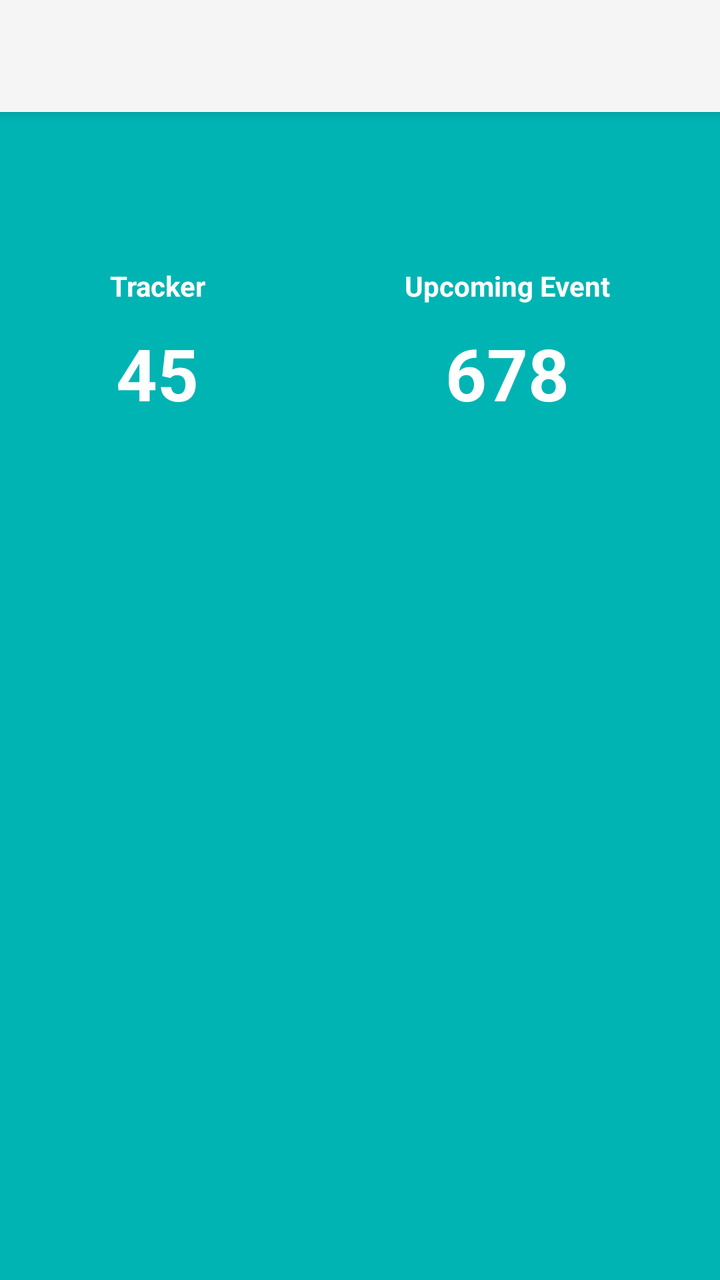
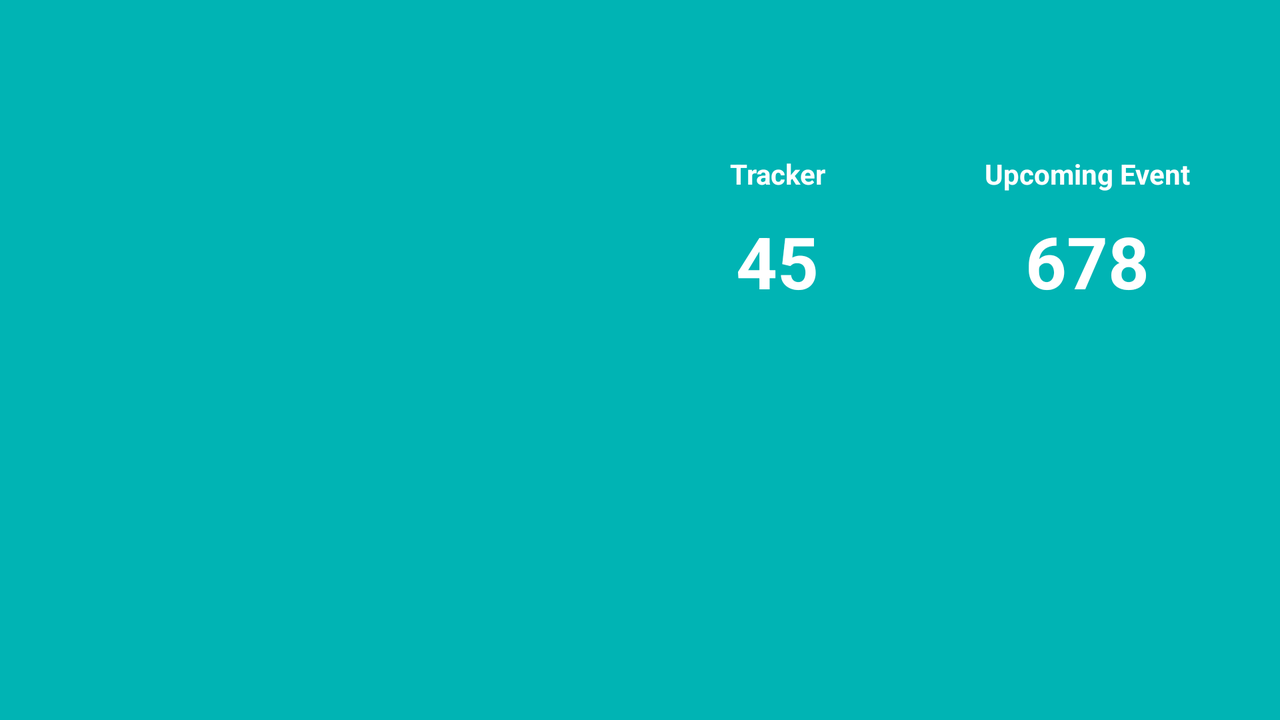

Two renders of one Android screen. The first uses the default layout on a phone; the second uses the alternative layout the repository ships for a different screen configuration, on a matching device. The two XML files are below.
<!-- AndroidManifest.xml: activity theme DetailTheme.NoActionBar -->
<!-- res/layout/activity_artist_detail.xml -->
<?xml version="1.0" encoding="utf-8"?>
<android.support.design.widget.CoordinatorLayout
    android:id="@+id/coordinator_layout"
    xmlns:android="http://schemas.android.com/apk/res/android"
    xmlns:app="http://schemas.android.com/apk/res-auto"
    xmlns:tools="http://schemas.android.com/tools"
    android:layout_width="match_parent"
    android:layout_height="match_parent"
    android:background="@color/colorPrimary"
    tools:context="com.patrickwallin.projects.bandsintown_demo.ArtistDetailActivity">

    <android.support.design.widget.AppBarLayout
        android:id="@+id/app_bar"
        android:theme="@style/AppTheme.AppBarOverlay"
        android:fitsSystemWindows="true"
        android:layout_width="match_parent"
        android:layout_height="wrap_content">

        <android.support.design.widget.CollapsingToolbarLayout
            android:id="@+id/collapsing_toolbar_layout"
            android:layout_width="match_parent"
            android:layout_height="wrap_content"
            app:expandedTitleTextAppearance="@android:color/transparent"
            app:layout_scrollFlags="scroll|exitUntilCollapsed">

            <ImageView
                android:id="@+id/artist_full_image_view"
                android:transitionName="@string/image_transition"
                android:layout_width="match_parent"
                android:layout_height="match_parent"
                android:adjustViewBounds="true"
                android:scaleType="centerCrop"
                app:layout_collapseMode="parallax"
                app:layout_collapseParallaxMultiplier="0.7"
                tools:ignore="ContentDescription"
                />

            <android.support.v7.widget.Toolbar
                android:id="@+id/toolbar"
                android:popupTheme="@style/AppTheme.PopupOverlay"
                android:layout_width="match_parent"
                android:layout_height="?attr/actionBarSize"
                app:layout_collapseMode="pin"
                android:contentInsetStart="0dp"
                android:contentInsetLeft="0dp"
                app:contentInsetLeft="0dp"
                app:contentInsetStart="0dp"
                android:minHeight="0dp"
                android:paddingLeft="0dp"
                android:paddingStart="0dp"
                android:paddingRight="0dp"
                android:paddingEnd="0dp"
                app:layout_scrollFlags="scroll|enterAlways"
                android:layout_gravity="bottom">
            </android.support.v7.widget.Toolbar>
        </android.support.design.widget.CollapsingToolbarLayout>
    </android.support.design.widget.AppBarLayout>

    <android.support.v4.widget.NestedScrollView
        android:id="@+id/scrollview"
        android:layout_width="match_parent"
        android:layout_height="match_parent"
        app:layout_behavior="@string/appbar_scrolling_view_behavior">

        <LinearLayout
            android:layout_width="match_parent"
            android:layout_height="wrap_content"
            android:orientation="vertical">

            <TextView
                android:id="@+id/artist_name_text_view"
                android:background="@color/colorPrimary"
                android:textColor="@android:color/white"
                android:padding="10dp"
                android:textAlignment="center"
                android:textAppearance="@style/TextAppearance.AppCompat.Headline"
                android:layout_width="match_parent"
                android:layout_height="wrap_content" />

            <LinearLayout
                android:layout_margin="10dp"
                android:orientation="horizontal"
                android:weightSum="2.0"
                android:layout_width="match_parent"
                android:layout_height="match_parent">

                    <LinearLayout
                        android:layout_weight="1.0"
                        android:layout_marginRight="5dp"
                        android:padding="5dp"
                        android:background="@drawable/linearlayout_border"
                        android:layout_width="wrap_content"
                        android:layout_height="wrap_content"
                        android:orientation="vertical">

                        <TextView
                            android:id="@+id/title_tracker_text_view"
                            android:layout_width="match_parent"
                            android:layout_height="wrap_content"
                            android:paddingLeft="15dp"
                            android:paddingRight="15dp"
                            android:paddingTop="10dp"
                            android:paddingStart="15dp"
                            android:text="Tracker"
                            android:textAlignment="center"
                            android:textColor="@android:color/white"
                            android:textSize="14sp"
                            android:textStyle="bold"/>

                        <TextView
                            android:id="@+id/value_tracker_text_view"
                            android:layout_width="match_parent"
                            android:layout_height="wrap_content"
                            android:paddingLeft="15dp"
                            android:paddingRight="15dp"
                            android:paddingTop="10dp"
                            android:paddingStart="15dp"
                            android:text="45"
                            android:textAlignment="center"
                            android:textColor="@android:color/white"
                            android:textSize="36sp"
                            android:textStyle="bold"/>

                    </LinearLayout>

                    <LinearLayout
                        android:layout_weight="1.0"
                        android:layout_marginLeft="5dp"
                        android:padding="5dp"
                        android:background="@drawable/linearlayout_border"
                        android:layout_width="wrap_content"
                        android:layout_height="wrap_content"
                        android:orientation="vertical">

                        <TextView
                            android:id="@+id/title_upcoming_event_text_view"
                            android:layout_width="match_parent"
                            android:layout_height="wrap_content"
                            android:paddingLeft="15dp"
                            android:paddingRight="15dp"
                            android:paddingTop="10dp"
                            android:paddingStart="15dp"
                            android:text="Upcoming Event"
                            android:textAlignment="center"
                            android:textColor="@android:color/white"
                            android:textSize="14sp"
                            android:textStyle="bold"/>

                        <TextView
                            android:id="@+id/value_upcoming_event_text_view"
                            android:layout_width="match_parent"
                            android:layout_height="wrap_content"
                            android:paddingLeft="15dp"
                            android:paddingRight="15dp"
                            android:paddingTop="10dp"
                            android:paddingStart="15dp"
                            android:text="678"
                            android:textAlignment="center"
                            android:textColor="@android:color/white"
                            android:textSize="36sp"
                            android:textStyle="bold"/>


                    </LinearLayout>
            </LinearLayout>
        </LinearLayout>
    </android.support.v4.widget.NestedScrollView>
</android.support.design.widget.CoordinatorLayout>
<!-- resources referenced by this layout -->
<resources>
  <color name="colorPrimary">#00B4B4</color>
  <string name="image_transition">image_transition</string>
  <style name="AppTheme.AppBarOverlay" parent="ThemeOverlay.AppCompat.Dark.ActionBar" />
  <style name="AppTheme.PopupOverlay" parent="ThemeOverlay.AppCompat.Light" />
  <style name="DetailTheme.NoActionBar" parent="Theme.AppCompat.Light.NoActionBar" />
</resources>
<!-- res/layout-land/activity_artist_detail.xml (the repository's variant of the layout above) -->
<!-- drawn on the phone turned sideways -->
<?xml version="1.0" encoding="utf-8"?>
<android.support.design.widget.CoordinatorLayout
    android:id="@+id/coordinator_layout"
    xmlns:android="http://schemas.android.com/apk/res/android"
    xmlns:app="http://schemas.android.com/apk/res-auto"
    xmlns:tools="http://schemas.android.com/tools"
    xmlns:card_view="http://schemas.android.com/apk/res-auto"
    android:layout_width="match_parent"
    android:layout_height="match_parent"
    android:background="@color/colorPrimary"
    tools:context="com.patrickwallin.projects.bandsintown_demo.ArtistDetailActivity">

    <android.support.v4.widget.NestedScrollView
        android:id="@+id/scrollview"
        android:layout_width="match_parent"
        android:layout_height="match_parent"
        app:layout_behavior="@string/appbar_scrolling_view_behavior">

        <LinearLayout
            android:weightSum="2.0"
            android:layout_width="match_parent"
            android:layout_height="match_parent"
            android:orientation="horizontal">

            <ImageView
                android:id="@+id/artist_full_image_view"
                android:layout_weight="1.0"
                android:transitionName="@string/image_transition"
                android:layout_width="match_parent"
                android:layout_height="match_parent"
                android:adjustViewBounds="true"
                android:scaleType="centerCrop"
                />

            <LinearLayout
                android:layout_weight="1.0"
                android:layout_width="match_parent"
                android:layout_height="match_parent"
                android:orientation="vertical">

                <TextView
                    android:id="@+id/artist_name_text_view"
                    android:background="@color/colorPrimary"
                    android:textColor="@android:color/white"
                    android:padding="10dp"
                    android:textAlignment="center"
                    android:textAppearance="@style/TextAppearance.AppCompat.Headline"
                    android:layout_width="match_parent"
                    android:layout_height="wrap_content" />

                <LinearLayout
                    android:layout_margin="10dp"
                    android:orientation="horizontal"
                    android:weightSum="2.0"
                    android:layout_width="match_parent"
                    android:layout_height="match_parent">

                    <LinearLayout
                        android:layout_weight="1.0"
                        android:layout_marginRight="5dp"
                        android:padding="5dp"
                        android:background="@drawable/linearlayout_border"
                        android:layout_width="wrap_content"
                        android:layout_height="wrap_content"
                        android:orientation="vertical">

                        <TextView
                            android:id="@+id/title_tracker_text_view"
                            android:layout_width="match_parent"
                            android:layout_height="wrap_content"
                            android:paddingLeft="15dp"
                            android:paddingRight="15dp"
                            android:paddingTop="10dp"
                            android:paddingStart="15dp"
                            android:text="Tracker"
                            android:textAlignment="center"
                            android:textColor="@android:color/white"
                            android:textSize="14sp"
                            android:textStyle="bold"/>

                        <TextView
                            android:id="@+id/value_tracker_text_view"
                            android:layout_width="match_parent"
                            android:layout_height="wrap_content"
                            android:paddingLeft="15dp"
                            android:paddingRight="15dp"
                            android:paddingTop="10dp"
                            android:paddingStart="15dp"
                            android:text="45"
                            android:textAlignment="center"
                            android:textColor="@android:color/white"
                            android:textSize="36sp"
                            android:textStyle="bold"/>

                    </LinearLayout>

                    <LinearLayout
                        android:layout_weight="1.0"
                        android:layout_marginLeft="5dp"
                        android:padding="5dp"
                        android:background="@drawable/linearlayout_border"
                        android:layout_width="wrap_content"
                        android:layout_height="wrap_content"
                        android:orientation="vertical">

                        <TextView
                            android:id="@+id/title_upcoming_event_text_view"
                            android:layout_width="match_parent"
                            android:layout_height="wrap_content"
                            android:paddingLeft="15dp"
                            android:paddingRight="15dp"
                            android:paddingTop="10dp"
                            android:paddingStart="15dp"
                            android:text="Upcoming Event"
                            android:textAlignment="center"
                            android:textColor="@android:color/white"
                            android:textSize="14sp"
                            android:textStyle="bold"/>

                        <TextView
                            android:id="@+id/value_upcoming_event_text_view"
                            android:layout_width="match_parent"
                            android:layout_height="wrap_content"
                            android:paddingLeft="15dp"
                            android:paddingRight="15dp"
                            android:paddingTop="10dp"
                            android:paddingStart="15dp"
                            android:text="678"
                            android:textAlignment="center"
                            android:textColor="@android:color/white"
                            android:textSize="36sp"
                            android:textStyle="bold"/>


                    </LinearLayout>
                </LinearLayout>
            </LinearLayout>
        </LinearLayout>
    </android.support.v4.widget.NestedScrollView>
</android.support.design.widget.CoordinatorLayout>
<!-- resources referenced by the variant -->
<!-- as the phone turned sideways resolves them -->
<resources>
  <color name="colorPrimary">#00B4B4</color>
  <string name="image_transition">image_transition</string>
  <!-- from res/values-land/ -->
  <style name="DetailTheme.NoActionBar" parent="AppTheme" />
  <!-- from res/values-land/ -->
  <style name="AppTheme" parent="Theme.AppCompat.Light.DarkActionBar">
          
          <item name="colorPrimary">@color/colorPrimary</item>
          <item name="colorPrimaryDark">@color/colorPrimaryDark</item>
          <item name="colorAccent">@color/colorAccent</item>
          <item name="android:windowContentTransitions">true</item>
      </style>
  <color name="colorPrimaryDark">#008484</color>
  <color name="colorAccent">#5de7e6</color>
</resources>
